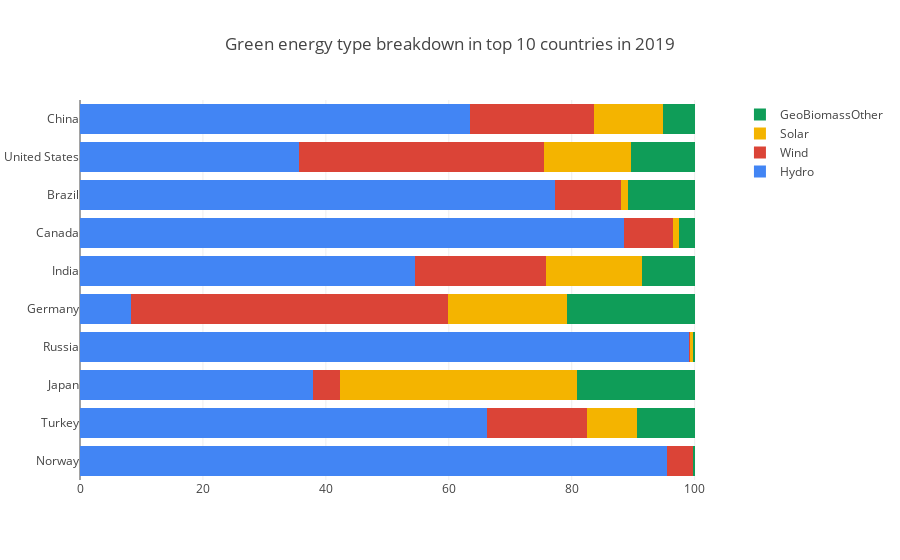

The notebook cell this image was saved under:
### Markdown cell above
### Green energy type breakdown in top 10 countries in 2019

### Code cell
df_tmp = df_wre_country_2019.nlargest(10, columns = 'Total'). \
                        groupby('Country')[ge_cols + ['Total']].sum().sort_values('Total', ascending = True)

for i in df_tmp.columns:
    df_tmp[i] = round(df_tmp[i] / df_tmp['Total'] * 100, 2)
    
df_tmp = df_tmp[ge_cols]
df_tmp = df_tmp.transpose()
df_top_10 = df_tmp.copy()

fig = go.Figure()

for index, row in df_tmp.iterrows():
    fig.add_trace(go.Bar(
            x=row, y=row.index, 
            name = index,
            orientation='h'
        ))
    
fig.update_layout(barmode = 'stack',
                 title = 'Green energy type breakdown in top 10 countries in 2019')

fig.show()

### Figure 1 — Plotly figure (JSON) as saved in the notebook; plotly's stock layout.template omitted (floating-point values rounded to 4 significant figures)
{"data": [{"name": "Hydro", "orientation": "h", "type": "bar", "x": [95.49, 66.29, 37.9, 99.07, 8.26, 54.54, 88.57, 77.24, 35.63, 63.42], "y": ["Norway", "Turkey", "Japan", "Russia", "Germany", "India", "Canada", "Brazil", "United States", "China"]}, {"name": "Wind", "orientation": "h", "type": "bar", "x": [4.22, 16.14, 4.42, 0.16, 51.57, 21.33, 7.92, 10.8, 39.83, 20.26], "y": ["Norway", "Turkey", "Japan", "Russia", "Germany", "India", "Canada", "Brazil", "United States", "China"]}, {"name": "Solar", "orientation": "h", "type": "bar", "x": [0.08, 8.12, 38.58, 0.5, 19.45, 15.59, 1, 1.08, 14.24, 11.18], "y": ["Norway", "Turkey", "Japan", "Russia", "Germany", "India", "Canada", "Brazil", "United States", "China"]}, {"name": "GeoBiomassOther", "orientation": "h", "type": "bar", "x": [0.2, 9.45, 19.1, 0.27, 20.72, 8.54, 2.51, 10.88, 10.29, 5.14], "y": ["Norway", "Turkey", "Japan", "Russia", "Germany", "India", "Canada", "Brazil", "United States", "China"]}], "layout": {"barmode": "stack", "title": {"text": "Green energy type breakdown in top 10 countries in 2019"}}}
